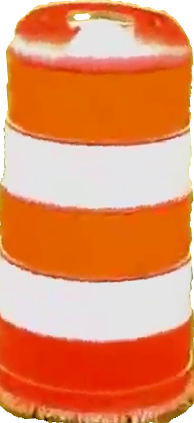
#> input picture barrel.png, 194 x 423 px, found by its file name
$ python Question2.py
#> lines starting #> are read from the running program, lines starting #| are printed output that depends on the picture; after the words box and inside, x2 and y2 are one past the last pixel; in counts of white or black regions, pixels touching at a corner belong together; pictures that were not available may be replaced by others from this repository, and a replacement may not be noted
import cv2


vid = cv2.VideoCapture("Barrel.mp4")

ref = cv2.imread("barrel.png")
#> ref is the input picture: shape (423, 194, 3); mean B, G, R 98.3, 142, 228.4
hsv_ref = cv2.cvtColor(ref, cv2.COLOR_BGR2HSV)
#> hsv_ref: shape (423, 194, 3); mean H, S, V 29.2, 148, 228.6

ref_hist = cv2.calcHist([hsv_ref], [0, 1], None, [180, 256], [0, 180, 0, 256])
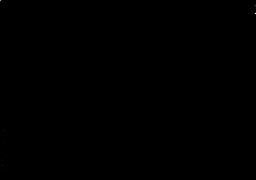
#> ref_hist: shape (180, 256) float32; min 0, max 14126, mean 1.8; drawn with min black and max white
cv2.normalize(ref_hist,ref_hist,0,255,cv2.NORM_MINMAX)
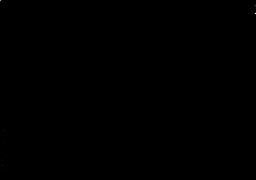
#> ref_hist: shape (180, 256) float32; 12.42% of pixels changed, all inside (x1, y1, x2, y2) = (0, 0, 256, 180)

while vid.isOpened():
    ret, original = vid.read()
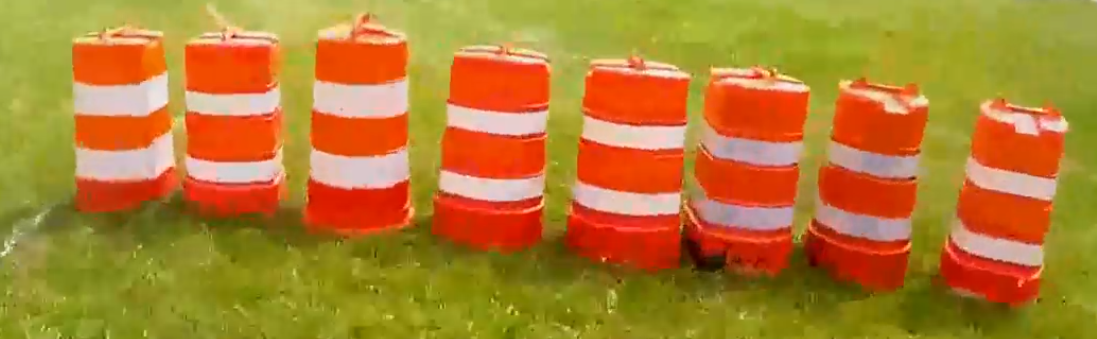
#> input picture Original.png, 1097 x 339 px, given in place of Barrel.mp4, which was not available
#> original is the input picture: shape (339, 1097, 3); mean B, G, R 48.3, 126.2, 177.4
    if not ret:
        print("Can't receive frame. Exiting ...")
        break
    hsv_original = cv2.cvtColor(original, cv2.COLOR_BGR2HSV)
#> hsv_original: shape (339, 1097, 3); mean H, S, V 24.5, 190.2, 179.4

    res = cv2.calcBackProject([hsv_original], [0, 1], ref_hist, [0, 180, 0, 256], 1)
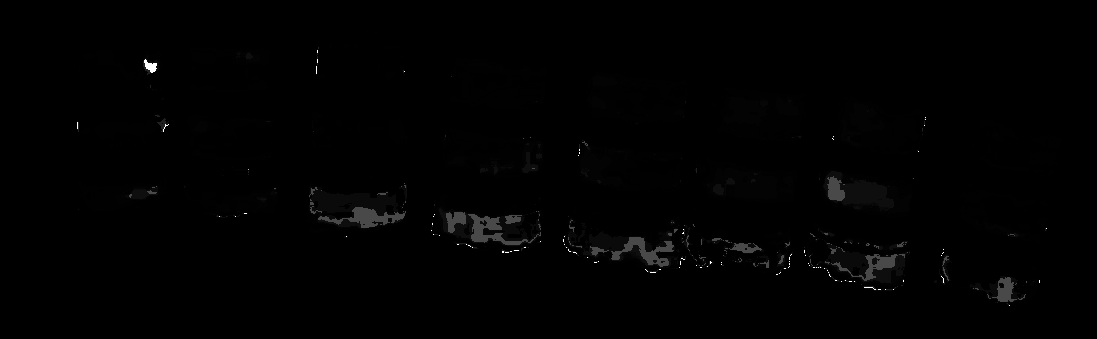
#> res: shape (339, 1097); min 0, max 255, mean 1.5
    disc = cv2.getStructuringElement(cv2.MORPH_ELLIPSE, (5, 5))
    res_1 = cv2.filter2D(res, -1, disc)
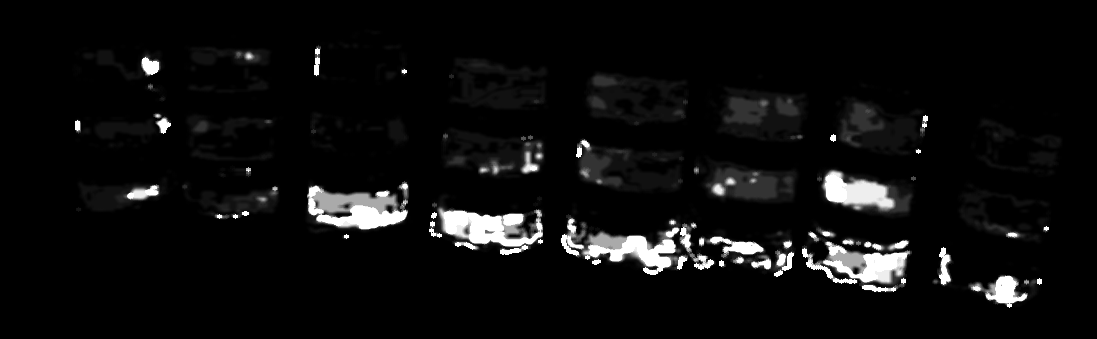
#> res_1: shape (339, 1097); min 0, max 255, mean 13.5
    _, thresh = cv2.threshold(res_1, 10, 255, cv2.THRESH_BINARY)
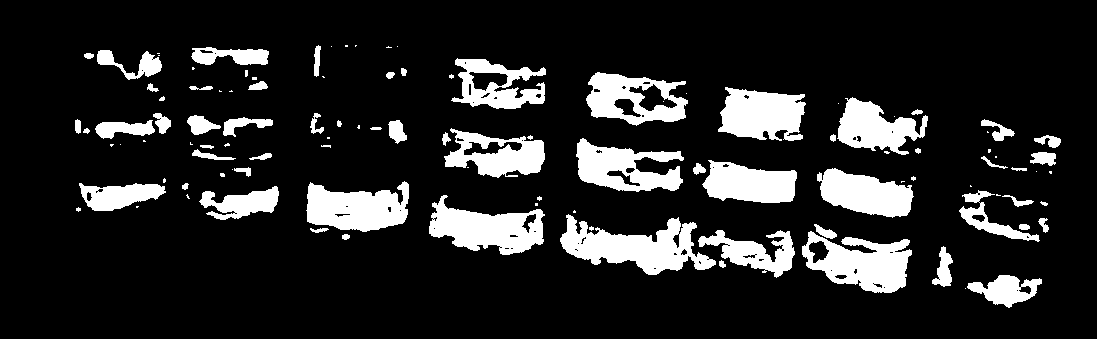
#> thresh: shape (339, 1097); 14.9% white; 110 white regions (47 under 20 px), largest, box (x1, y1, x2, y2) and area: (560, 214, 716, 275) 4648, (802, 231, 912, 293) 3966, (429, 195, 545, 255) 3858

    final = cv2.merge((thresh, thresh, thresh))
    result = cv2.bitwise_and(original, final)
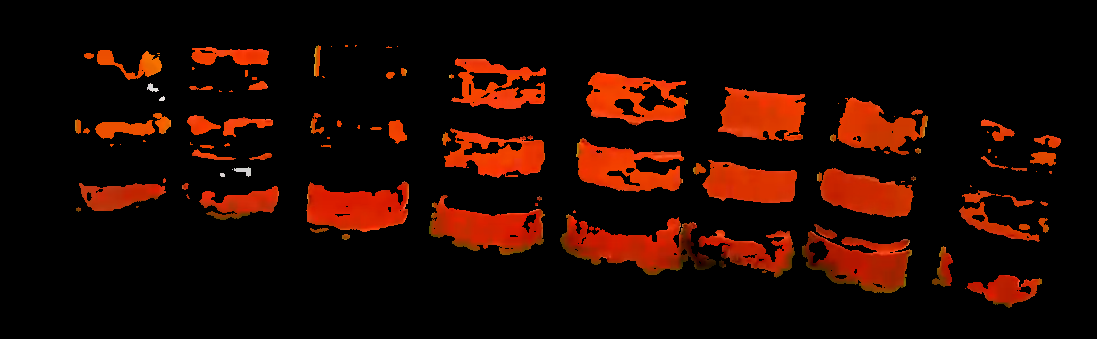
#> result: shape (339, 1097, 3); mean B, G, R 0.7, 7.7, 31.1

    cv2.imshow('RESULT', result)

    if cv2.waitKey(1) == ord('q'):
#> (key q is pressed here)
        break
vid.release()
cv2.destroyAllWindows()
